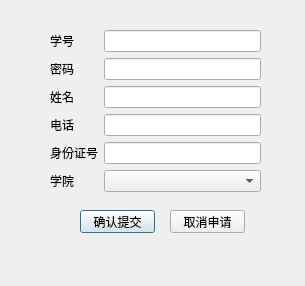
<?xml version="1.0" encoding="UTF-8"?>
<ui version="4.0">
 <class>RequestDialog</class>
 <widget class="QDialog" name="RequestDialog">
  <property name="geometry">
   <rect>
    <x>0</x>
    <y>0</y>
    <width>305</width>
    <height>286</height>
   </rect>
  </property>
  <property name="windowTitle">
   <string>Dialog</string>
  </property>
  <widget class="QWidget" name="formLayoutWidget">
   <property name="geometry">
    <rect>
     <x>50</x>
     <y>30</y>
     <width>211</width>
     <height>171</height>
    </rect>
   </property>
   <layout class="QFormLayout" name="formLayout">
    <item row="0" column="0">
     <widget class="QLabel" name="label">
      <property name="text">
       <string>学号</string>
      </property>
     </widget>
    </item>
    <item row="0" column="1">
     <widget class="QLineEdit" name="lineEdit"/>
    </item>
    <item row="1" column="0">
     <widget class="QLabel" name="label_2">
      <property name="text">
       <string>密码</string>
      </property>
     </widget>
    </item>
    <item row="1" column="1">
     <widget class="QLineEdit" name="lineEdit_2"/>
    </item>
    <item row="2" column="0">
     <widget class="QLabel" name="label_3">
      <property name="text">
       <string>姓名</string>
      </property>
     </widget>
    </item>
    <item row="2" column="1">
     <widget class="QLineEdit" name="lineEdit_3"/>
    </item>
    <item row="3" column="0">
     <widget class="QLabel" name="label_4">
      <property name="text">
       <string>电话</string>
      </property>
     </widget>
    </item>
    <item row="3" column="1">
     <widget class="QLineEdit" name="lineEdit_4"/>
    </item>
    <item row="4" column="0">
     <widget class="QLabel" name="label_5">
      <property name="text">
       <string>身份证号</string>
      </property>
     </widget>
    </item>
    <item row="4" column="1">
     <widget class="QLineEdit" name="lineEdit_5"/>
    </item>
    <item row="5" column="0">
     <widget class="QLabel" name="label_6">
      <property name="text">
       <string>学院</string>
      </property>
     </widget>
    </item>
    <item row="5" column="1">
     <widget class="QComboBox" name="comboBox"/>
    </item>
   </layout>
  </widget>
  <widget class="QPushButton" name="pushButton">
   <property name="geometry">
    <rect>
     <x>80</x>
     <y>210</y>
     <width>75</width>
     <height>23</height>
    </rect>
   </property>
   <property name="text">
    <string>确认提交</string>
   </property>
  </widget>
  <widget class="QPushButton" name="pushButton_2">
   <property name="geometry">
    <rect>
     <x>170</x>
     <y>210</y>
     <width>75</width>
     <height>23</height>
    </rect>
   </property>
   <property name="text">
    <string>取消申请</string>
   </property>
  </widget>
 </widget>
 <resources/>
 <connections/>
</ui>
